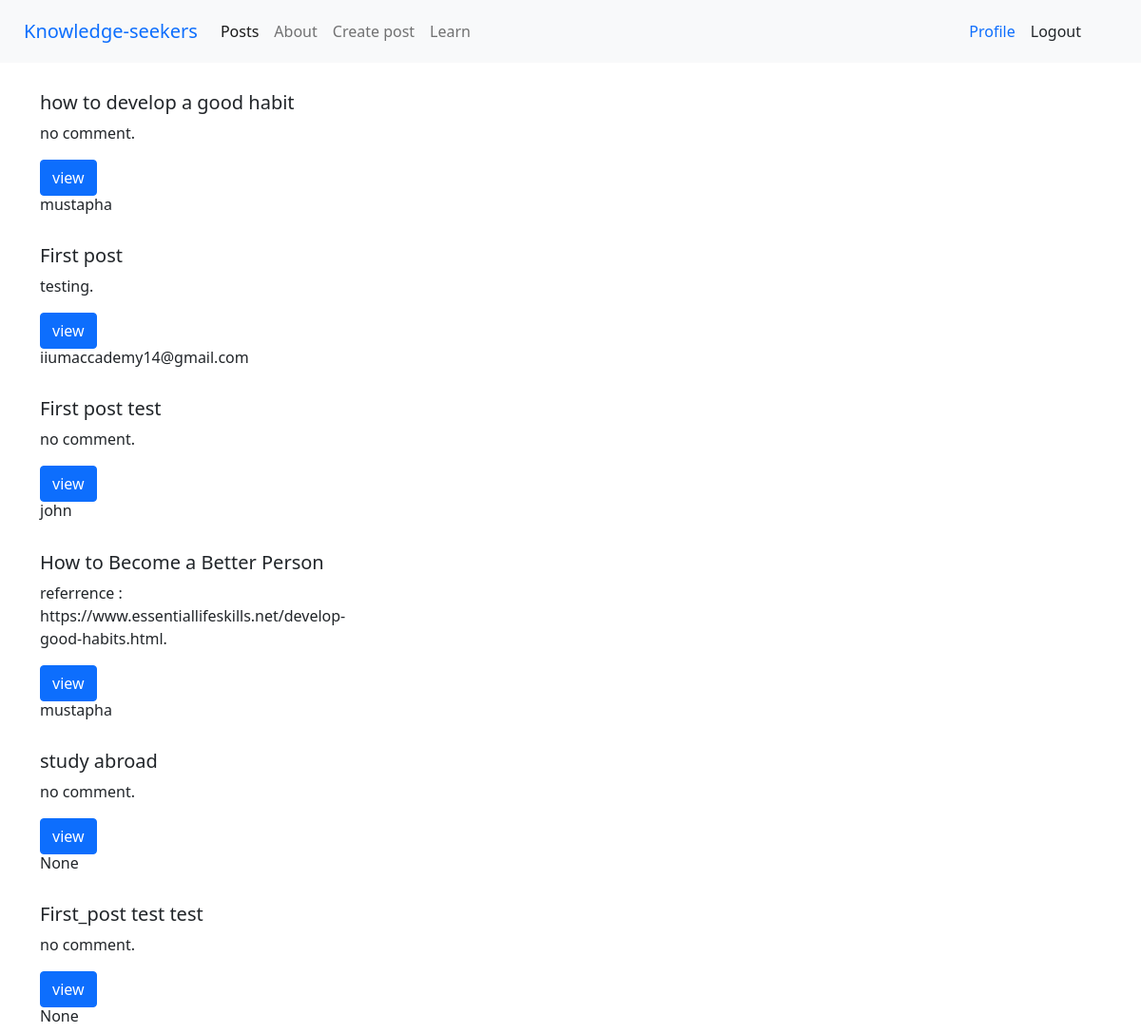
The page /home/ (signed in) on the database its author committed.
### myPlog/models.py (models this page shows, shortened)
class Post(models.Model):
    user=models.ForeignKey(User,on_delete=models.CASCADE,null=True,blank=True)
    profile=models.ForeignKey(Profile,null=True, on_delete= models.SET_NULL)
    name=models.CharField(max_length=200)
    title=models.CharField(max_length=200)
    field=models.CharField(max_length=200)
    content=models.TextField()
    comment = models.CharField(max_length=200)
    Image=models.ImageField(upload_to="media/")
    updated = models.DateTimeField(auto_now_add=True)
    timestamp = models.DateTimeField(auto_now=True)

### myPlog/views.py (the view)
# urls.py: path('home/',views.TaskList.as_view(),name="list"),
class TaskList(LoginRequiredMixin,ListView):
    model =Post
    template_name="base/task_list.html"

### templates/base/task_list.html (shortened to what this page needs)
{% extends 'base/main.html' %}
{% block content %}
{% for task in object_list %}
<br>
<div class="container">
    <div class ="row justify-content">
<div class="col-md-4">
          <h5 class="card-title">{{task.title}}</h5>
          <p class="card-text">{{task.comment}}.</p>
          <a href="{{task.id}}" class="btn btn-primary">view</a>
          <h6>{{task.user}}</h6>
</div>
    </div>
    </div>
    {%endfor %}
{%endblock content %}

### templates/base/main.html (shortened to what this page needs)
{%load static %}
<!DOCTYPE html>
<html lang="en">
<head>
    <link href="https://cdn.jsdelivr.net/npm/bootstrap@5.0.2/dist/css/bootstrap.min.css" rel="stylesheet">
    <link rel="stylesheet" href="{% static 'css/style1.css' %}">
</head>
<body>
    <nav class="navbar fixed-top  navbar-expand-lg navbar-light bg-light "
    style="padding-right:30px;padding:13px;">
        <div class="container-fluid">
          <a class="navbar-brand text-primary"  href="{% url 'home'%}">Knowledge-seekers</a>
          <div class="collapse navbar-collapse" id="navbarText">
            <ul class="navbar-nav me-auto mb-2 mb-lg-0">
              <li class="nav-item">
                <a class="nav-link active" aria-current="page" href="{% url 'home'%}">Posts</a>
              </li>
              {% if request.user.is_authenticated%}
              <li class="nav-item">
                <a class="nav-link" href="{% url 'about'%}">About</a>
              </li>
              <li class="nav-item">
                <a class="nav-link" href="{% url 'create'%}">Create post</a>
              </li>
              <li class="nav-item">
                <a class="nav-link" href="">Learn</a>
              </li>
             {%endif %}
            </ul>
            <ul class="nav navbar-nav navbar-right " style="margin-right: 30px;">
  {% if request.user.is_authenticated%}
  <li class="nav-item">
    <a class="nav-link" href="{% url 'profile'%}"> <span class="text-primary">Profile </span></a>
  </li>
              <li class="nav-item">
                <a class="nav-link text-dark" href="{% url 'logout'%}">Logout</a>
              </li>
              {%endif%}
            </ul>
          </div>
        </div>
      </nav>
<br><br><br>
        {% block content %} {% endblock content %}
</body>
</html>

### rows shown on the page
Post: title "how to develop a good habit", comment "no comment", user "mustapha"
Post: title "First post", comment "testing", user "iiumaccademy14@gmail.com"
Post: title "First post test", comment "no comment", user "john"
Post: title "How to Become a Better Person", comment "referrence : https://www.essentiallifeskills.net/develop-good-habits.html", user "mustapha"
Post: title "study abroad", comment "no comment", user "None"
Post: title "First_post test test", comment "no comment", user "None"
